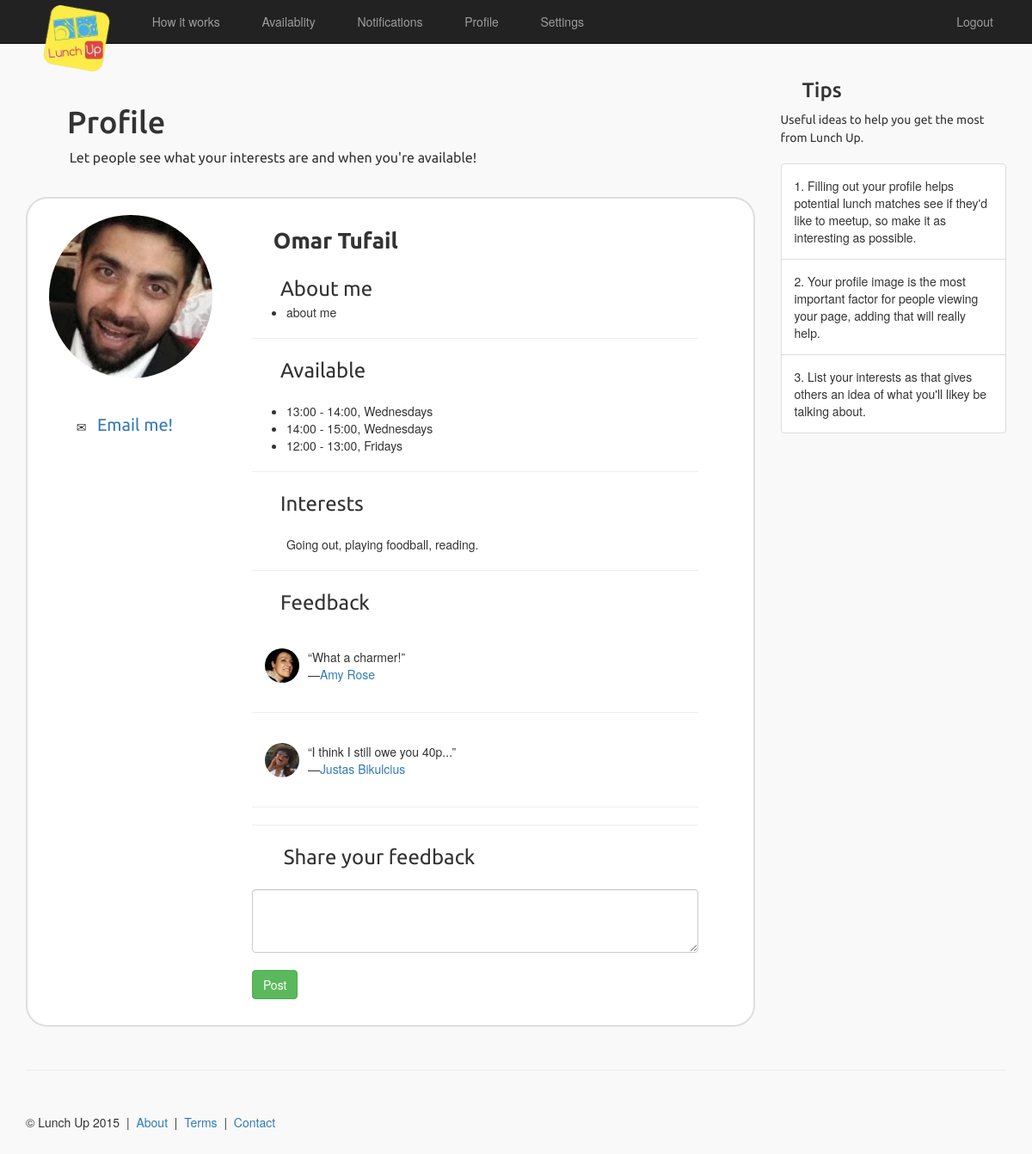
Page /profile/2/ (signed in) on the committed database.
### main/models.py (models this page shows)
class UserProfile(models.Model):
    user = models.OneToOneField(User)
    fullName = models.CharField(max_length=64)
    publicEmail = models.EmailField()
    availability = models.ManyToManyField(TimeInterval)
    interests = models.CharField(max_length=250)
    university = models.ForeignKey(University, blank=True, null=True)
    about = models.TextField(max_length=6000)
    picture = models.ImageField(upload_to='profile_images', blank=True)

class Feedback(models.Model):
    content = models.CharField(max_length=6000)
    recipient = models.ForeignKey(UserProfile, related_name='feedback_recipient')
    author = models.ForeignKey(UserProfile, related_name='feedback_author')
    class Meta:
        verbose_name_plural = "feedback"

### main/views.py (the view, shortened to what this page needs)
# urls.py: url(r'^profile/(?P<user_id>[0-9]+)/$', views.profile, name='profile'),
@login_required
def profile(request, user_id=None):
    if user_id is not None:
        context_dict = {'user': User.objects.get(id=user_id)}
    else:
        context_dict = {'user': User.objects.get(id=request.user.id)}
    try:
        context_dict['profile'] = UserProfile.objects.get(user=context_dict['user'])
        context_dict['feedback'] = Feedback.objects.filter(recipient=context_dict['profile']).all()
    except:
        context_dict['profile'] = None
    if user_id is None or user_id == request.user.id:
        context_dict['myprofile'] = True
    else:
        context_dict['myprofile'] = None
    return render(request, 'registration/profile.html', context_dict)

### templates/registration/profile.html (shortened to what this page needs)
{% extends "base.html" %}
{% load staticfiles %}
{% block body_block %}
    <div class="row row-offcanvas row-offcanvas-right">
        <div class="col-xs-12 col-sm-9">
            <div class="jumbotron_two">
                <h1><span class="glyphicon glyphicon-user" aria-hidden="true"></span> <span
                        class="font_styled">Profile</span></h1>
                <p style="font-size:16px;" class="font_styled">&nbsp;&nbsp;&nbsp;&nbsp;&nbsp;&nbsp;&nbsp;&nbsp;&nbsp;&nbsp;&nbsp;Let people see what your interests are and when you're available!</p>
            </div>
            <div class="row" style="padding:15px;">
                <div class="col-md-12"
                     style="border: 2px solid; border-radius: 25px; border-color: #dedede; margin-bottom:15px; padding:10px; background-color:#ffffff;">
                    <div class="col-md-3 text-center" style="margin:9px 30px 0 0;" style="background-color:#0000ff;">
                        {% if profile.picture %}
                            <img src="{{ profile.picture.url }}" width="190" class="img-circle">
                        {% else %}
                            <img src="{% static 'images/profile.jpg' %}" width="190" class="img-circle">
                        {% endif %}
                        <br/><br/><br/>
                        <span class="glyphicon glyphicon-envelope" aria-hidden="true"></span>&nbsp;&nbsp;<span
                            style="font-size:20px;" class="font_styled">
                        {% if myprofile != None %}
                        <a href="#" id="publicEmail" data-type="text"
                                                                           data-pk="{{ profile.id }}"
                                                                           data-url="/edit_profile/"
                                                                           data-title="Enter your public email">{{ profile.publicEmail }}</a></span>
                    {% else %}
                        <a href="mailto:{{ profile.publicEmail }}">Email me!</a>
                    {% endif %}
                    </div>
                    <div class="col-md-8">
                        <br/>
                        {% if myprofile != None %}
                            <span style="font-size:26px; font-weight:bold;" class="font_styled">&nbsp;&nbsp;&nbsp;&nbsp;Full name: <a
                                    href="#" id="fullName" data-type="text" data-pk="{{ profile.id }}"
                                    data-url="/edit_profile/"
                                    data-title="Enter your full name">{{ profile.fullName }}</a></span>
                        {% else %}
                            <span style="font-size:26px; font-weight:bold;"
                                  class="font_styled">&nbsp;&nbsp;&nbsp;&nbsp;{{ profile.fullName }}</span>
                        {% endif %}
                        <br/><br/>
                        <span class="glyphicon glyphicon-edit" aria-hidden="true"></span><span style="font-size:24px;"
                                                                                               class="font_styled">&nbsp;&nbsp;&nbsp;&nbsp;About me</span>
                        <ul>
                            <li>
                                {% if myprofile != None %}
                                    <a href="#" id="about" data-type="textarea" data-pk="{{ profile.id }}"
                                       data-url="/edit_profile/"
                                       data-title="Tell us something about yourself">{{ profile.about }}</a>
                                {% else %}
                                    {{ profile.about }}
                                {% endif %}
                            </li>
                        </ul>
                        <hr/>
                        <span class="glyphicon glyphicon-time" aria-hidden="true"></span><span style="font-size:24px;"
                                                                                               class="font_styled">&nbsp;&nbsp;&nbsp;&nbsp;Available</span>
                        <br/><br/>
                        <ul>
                            <li>13:00 - 14:00, Wednesdays</li>
                            <li>14:00 - 15:00, Wednesdays</li>
                            <li>12:00 - 13:00, Fridays</li>
                        </ul>
                        <hr/>
                        <span class="glyphicon glyphicon-list" aria-hidden="true"></span><span style="font-size:24px;"
                                                                                               class="font_styled">&nbsp;&nbsp;&nbsp;&nbsp;Interests</span>
                        <br/><br/>
                        <ul>
                                {% if myprofile != None %}
                                    <a href="#" id="interests" data-type="textarea" data-pk="{{ profile.id }}"
                                       data-url="/edit_profile/"
                                       data-title="List your interests">{{ profile.interests }}</a>
                                {% else %}
                                    {{ profile.interests }}
                                {% endif %}
                        </ul>
                        <hr/>
                        <span class="glyphicon glyphicon-comment" aria-hidden="true"></span><span
                            style="font-size:24px;" class="font_styled">&nbsp;&nbsp;&nbsp;&nbsp;Feedback</span>
                        <br/><br/>
                        {% if feedback %}
                            {% for entry in feedback %}
                            <span href="#" class="list-group-item" style="padding:15px; border:0px;">
                                {% if entry.author.picture %}
                                <img src="{{ entry.author.picture.url }}" width="40" class="img-circle" style="float:left; margin-right:10px;"/>
                                {% else %}
                                <img src="{% static 'images/profile.jpg' %}" width="40" class="img-circle" style="float:left; margin-right:10px;"/>
                                {% endif %}
                                &ldquo;{{ entry.content }}&rdquo;<br/>&mdash;<a
                                href="/profile/{{ entry.author.user.id }}">{{ entry.author.fullName }}</a></span>
                            <hr/>
                            {% endfor %}
                        {% else %}
                            <h3>No feedback yet.</h3>
                        {% endif %}
                        {% if myprofile == None %}
                            <hr/>
                            <span class="glyphicon glyphicon-comment" aria-hidden="true"></span>
                            <span style="font-size:24px;" class="font_styled">&nbsp;&nbsp;&nbsp;&nbsp;Share your feedback</span>
                            <br/><br/>
                            <form class="form-signin" role="form" method="post" action=".">
                                <textarea name="content" class="form-control" rows="3" required></textarea><br/>
                                <button type="submit" value="Submit" class="btn btn-success">Post</button><br/><br/>
                            </form>
                        {% endif %}
                    </div>
                </div>
            </div>
        </div>
        <div class="col-xs-6 col-sm-3 sidebar-offcanvas" id="sidebar">
            <h3><span class="glyphicon glyphicon-check" aria-hidden="true"></span> <span class="font_styled">Tips</span>
            </h3><span class="font_styled">Useful ideas to help you get the most from Lunch Up.</span><br/><br/>
            <div class="list-group">
                <span href="#" class="list-group-item" style="padding:15px;">1. Filling out your profile helps potential lunch matches see if they'd like to meetup, so make it as interesting as possible.</span>
                <span href="#" class="list-group-item" style="padding:15px;">2. Your profile image is the most important factor for people viewing your page, adding that will really help.</span>
                <span href="#" class="list-group-item" style="padding:15px;">3. List your interests as that gives others an idea of what you'll likey be talking about.</span>
            </div>
        </div>
    </div>
    <hr>
{% endblock %}

### static/_css/custom.css (style rules this page uses)
body { background-color: #f9f9f9; }
.jumbotron_two { margin-top:20px; padding:10px; }
.font_styled { font-family: 'Ubuntu'; }

### rows in the picture
UserProfile: picture (picture), fullName "Omar Tufail", about "about me", interests "Going out, playing foodball, reading."
Feedback: author.picture (picture), content "What a charmer!", author.fullName "Amy Rose"
Feedback: author.picture (picture), content "I think I still owe you 40p...", author.fullName "Justas Bikulcius"
